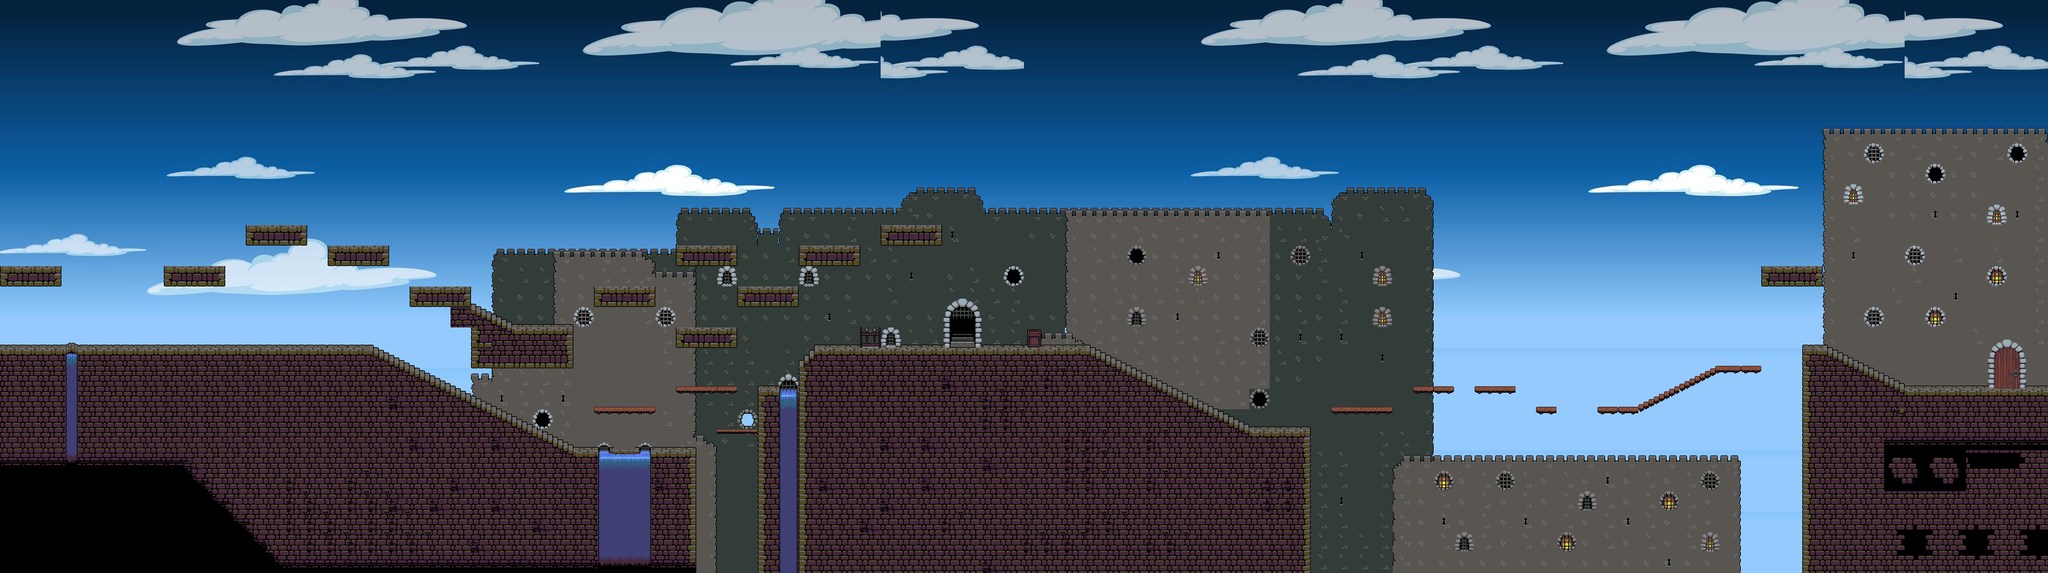

Rendered tile map (Tiled .tmx) drawn with the repository's tilesets; below, a short description and the map source with its tile grids summarised:
An orthogonal 100x28 tile map with 32x32 px tiles, 5 tile layers (sky, wall, wall2, ground, ...), 3 tilesets.

<map version="1.10" tiledversion="1.11.0" orientation="orthogonal" renderorder="right-down" width="100" height="28" tilewidth="32" tileheight="32" infinite="0" nextlayerid="8" nextobjectid="1">
 <tileset firstgid="1" source="tile_castle_grey.tsx" />
 <tileset firstgid="226" source="blank-sky.tsx" />
 <tileset firstgid="1215" source="tile_castle_grey_v1.tsx" />
 <layer id="4" name="sky" width="100" height="28" locked="1">
  <data>[2800 cells, 2800 non-empty, 779 distinct tile ids]</data>
 </layer>
 <layer id="5" name="wall" width="100" height="28" locked="1">
  <data>[2800 cells, 513 non-empty, 23 distinct tile ids]</data>
 </layer>
 <layer id="6" name="wall2" width="100" height="28" locked="1">
  <data>[2800 cells, 484 non-empty, 17 distinct tile ids]</data>
 </layer>
 <layer id="1" name="ground" width="100" height="28">
  <data>[2800 cells, 858 non-empty, 77 distinct tile ids]</data>
 </layer>
 <layer id="7" name="objects" width="100" height="28" locked="1">
  <data>[2800 cells, 80 non-empty, 34 distinct tile ids]</data>
 </layer>
</map>